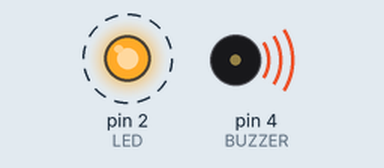
The sketch below on a simulated Arduino Uno, built with avr-gcc and run on an emulated ATmega328P. On the bench: output pins drawn as LEDs (lit = HIGH), buzzer (waves = sounding, pin HIGH). Dashed ring = blinking.

Above: at 0.5 s.
Timing chart, 0 to 4.6 s (numbered marks = the images above):
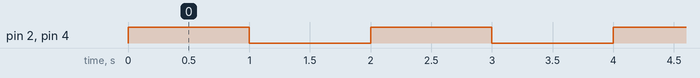

The sketch:

LatihanB.ino
```cpp
#define LED 2
#define BUZZER 4

void setup(){
  pinMode(LED, OUTPUT);
  pinMode(BUZZER, OUTPUT);
}

void loop(){


  digitalWrite(LED, HIGH);
  digitalWrite(BUZZER, HIGH);
  delay(1000);
  digitalWrite(LED, LOW);
  digitalWrite(BUZZER, LOW);
  delay(1000);


}
```

Measured:
- by itself, pin 2 (LED), pin 4 (BUZZER): alternates HIGH for 1.0 s and LOW for 1.0 s
